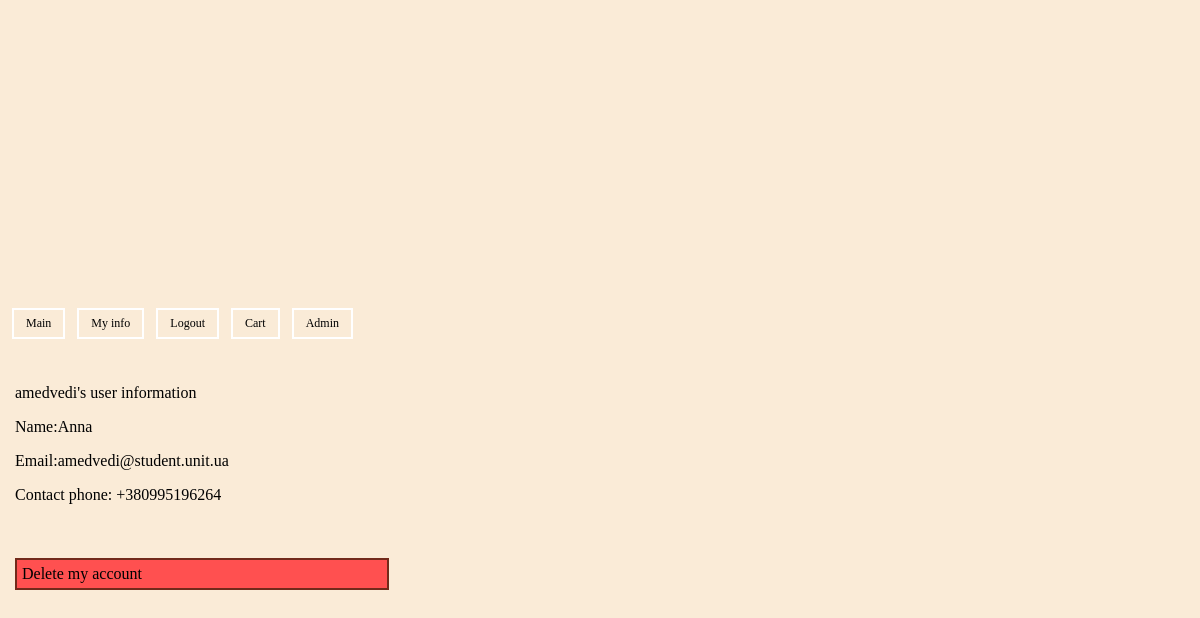
The app's page /info.php (signed in) with its own data.
### tables this page shows
CREATE TABLE `users` (
  `id` int(11) NOT NULL,
  `login` varchar(128) NOT NULL,
  `passwd` varchar(128) NOT NULL,
  `name` varchar(1000) NOT NULL,
  `email` varchar(128) NOT NULL,
  `phone` varchar(128) NOT NULL,
  `admin` tinyint(1) NOT NULL DEFAULT '0'
);

### db.php (called while the page is built, shortened)
<?php
$db = 'online_store';
?>

### get_query.php (called while the page is built, shortened)
<?php
function get_user_info($login)
{
	include ('db.php');
	$query = mysqli_query($connection, "SELECT * FROM users WHERE login = '$login'");
	$row = mysqli_fetch_assoc($query);
	return $row;
}
?>

### info.php (the view, shortened to what this page needs)
<?php  include("menu.php"); ?>
<!DOCTYPE html>
<html>
<head>
    <link rel="stylesheet" type="text/css" href="stock_style.css">
</head>
<body>
  <br/>
  <br/>
  <br/>
<div>
      <?php
        include('get_query.php');
        if ($_SESSION['login'])
        {
            echo "<div class='info'>";
            echo $_SESSION['login'];
            echo "'s user information";
            echo "<p>Name:";
            $res = get_user_info($_SESSION['login']);
            echo $res['name'];
            echo "</p><p>Email:";
            echo $res['email'];
            echo "</p><p>Contact phone:";
            echo $res['phone'];
            echo "</p></div>";
            echo "<br/>";
            echo "<a href='delete_user.php'><div class='button'>Delete my account</div></a>";
        }
        else
        {
          echo"<div class='error'><p>Error, you're not logged in</p></div>";
        }
    ?>
</div>
</body>
</html>

### stock_style.css (style rules this page uses)
html, head, body { width:100%; margin:0; padding:0; font-family:Verdana; height: 100vh; background-color: #FAEBD7; }
a { color:black; text-decoration: none; }
div .info { padding-left: 15px; padding-top: 30px; }
div .button { width:30%; padding:5px 5px 5px 5px; margin:20px 20px 10px 15px; background-color: #ff5050; border: 2px solid #722A1B; }

### records on screen
users: name "Anna", email "amedvedi@student.unit.ua", phone "+380995196264"

### other values on screen
$_SESSION['login'] "amedvedi"
